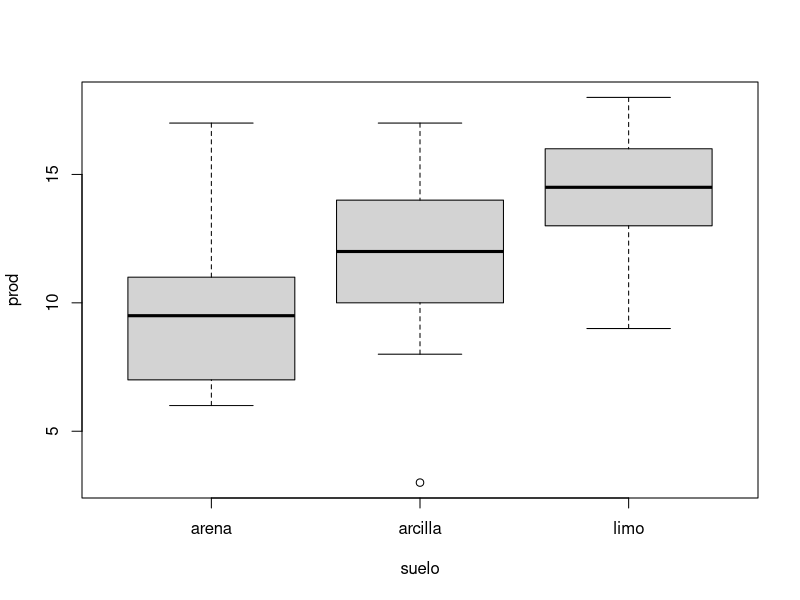
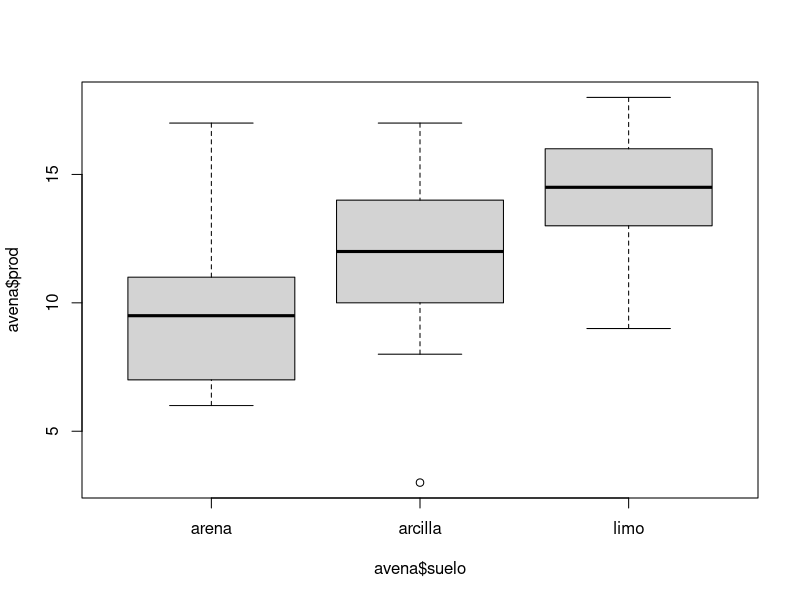
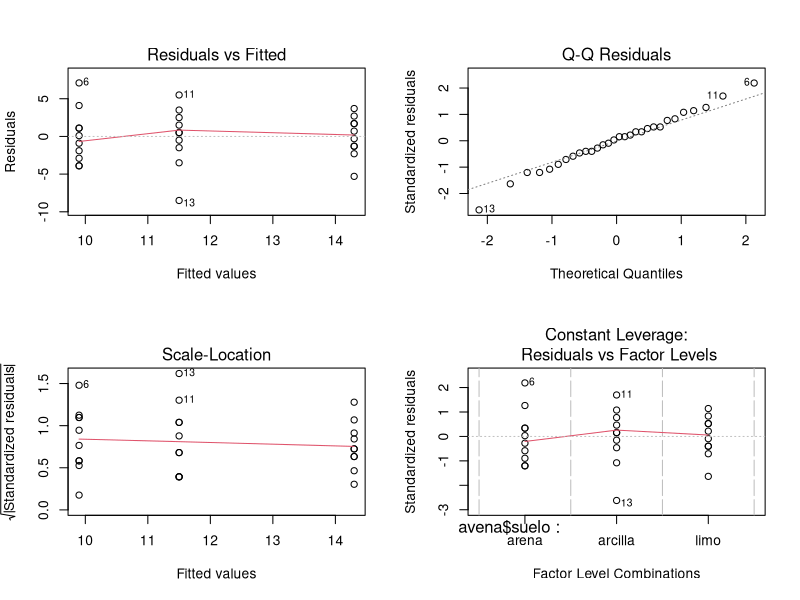
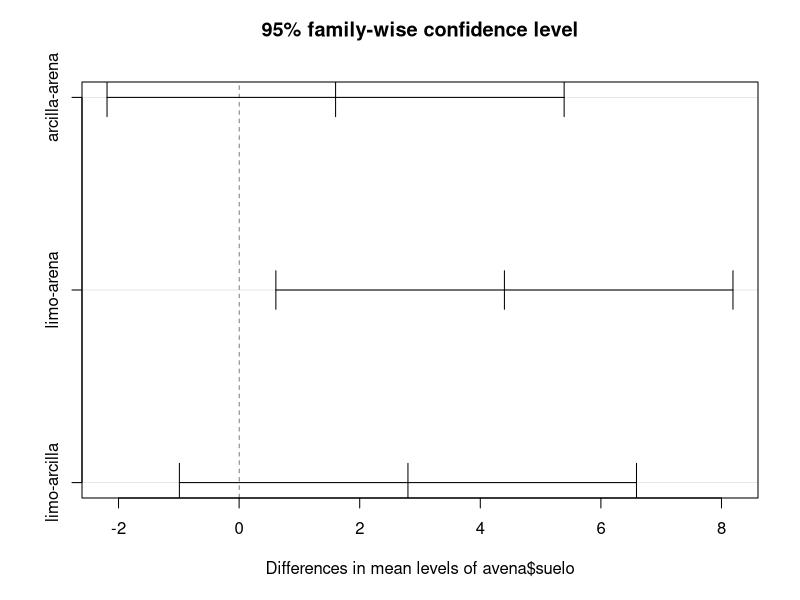

Here is the R script that generated these plots, in order:
##Clase 7
##Diego Axayacatl Gonzalez Cuellar
##1610823
##Analisis de vaianza (ANOVA)

##3 o más tratamientos analisa la variacion interna o entre los tratamientos
##homogeneidad de varianzas
##normalidad de datos

## I = tratamientos, I(J-1) = error, GL = I - 1, total = IJ-1
## J = nuemro de observaciones que tiene cada tratamiento
## SC = suma de cuadrados SCtr =suma de cuadrados de los trat SCerror = suma de
## de cuadrados del error entre los grados de libertad
## CM del tratamiento entre CM del error = F
## CMt = cuadrado medio del tratamiento CMerror= cuadrado medio del error
## F = valor de f pF = probabilidad de F


# Datos -------------------------------------------------------------------

#Ho = No existe diferencia significativa entre la produccion de avena 
#     en los diferentes tipos de suelo

#Ha = Existe una diferencia significativa entre la produccion de avena y al 
#     menos un tipo de suelo

arena <- c(6,10,8,6,14,17,9,11,7,11)
arcilla <- c(17,15,3,11,14,12,12,8,10,13)
limo <- c(13,16,9,12,15,16,17,13,18,14)

prod <- c(arena,arcilla,limo)
suelo <- gl(3,10,30, labels = c("arena","arcilla","limo")) ##gl para generar 
suelo                                                     ##niveles  
prod

avena <- data.frame(suelo, prod)
avena

# Funcion tapply ----------------------------------------------------------

tapply(avena$prod, avena$suelo,length)
tapply(avena$prod, avena$suelo,mean)
tapply(avena$prod, avena$suelo,sd)
tapply(avena$prod, avena$suelo,var)

#homogeneidad de varianzas bartlett test y flinger test

bartlett.test(avena$prod, avena$suelo)
#Ho=No existe diferencia entre las varianzas
#Ha=Existe diferencia entre las varianzas

fligner.test(avena$prod, avena$suelo) 

#revision de los datos de forma grafica

plot(avena)
boxplot(avena$prod ~ avena$suelo)

#SC de los tratamientos
#erro = no atribuible al tratamiento
#si la varianza del error es más grande que la del tratamiento no habra 
#diferencias significativas
#si la varianza del error es más pequeña que la del tratamiento si habra
#diferencias significativas

#Si el valor de CMt es menor que CMerror no el valor de F dira que no hay
#hay diferencia significativa


#Suma de cuadrados total
SST <- sum((avena$prod - mean(avena$prod))^2)

#Suma de cuadrados del error
arena - mean(arena)
arcilla - mean(arcilla)
limo - mean(limo)

#Suma de cuadrados de los tratamientos
arena.sum <- sum((arena-mean(arena))^2)
arcilla.sum <-sum((arcilla-mean(arcilla))^2)
limo.sum <-sum((limo-mean(limo))^2)

SSe <- arena.sum + arcilla.sum + limo.sum

SStr <- SST - SSe

#Cuadrado medio
#Representa la varianza promedio que tiene el experimento

CMerror <- mean(tapply(avena$prod, avena$suelo, var))

CMtr <- SStr/2

Fcal <- CMtr/CMerror
Fcal

Ftab <- qf(0.95,2,27)
Ftab
#Fcal menor que el tabulado no habra diferencias significativas
#Fcal mayor que el tabulado habra diferencias significativas

#FV = suelo, error, totalt
#GL = suelo: 2, error: 27, total:29
#SCT = 414.7 SCerror = 315.5 SCtr = 99.2
#CMT =  CMerror = 11.68 CMtr = 49.6
#Fcal = 4.244691 probF = 0.02495065

probF <- 1-pf(Fcal,2,27) #2 =grados de libertad del tratamiento 27= grados
probF                        # de libertad del error

# ANOVA simplificado

avena.aov <- aov(avena$prod ~ avena$suelo)
summary(avena.aov)
avena.aov

par(mfrow=c(2,2))
plot(aov(avena$prod ~ avena$suelo))
par(mfrow=c(1,1))

TukeyHSD(avena.aov, conf.level = 0.95)

plot(TukeyHSD(avena.aov))
#mientras el tratamiento no toque la linea del 0 si hay diferencias significati

